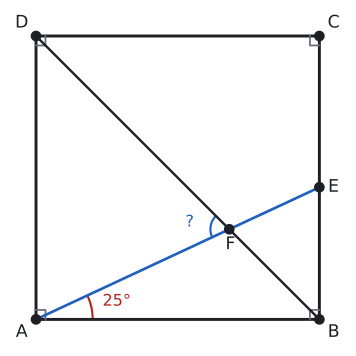

Generate this figure with Python:
import sys; sys.path.insert(0, "tools")
from cizim import *

P = lambda x, y: np.array([float(x), float(y)])
uz = lambda U, V: round(float(np.linalg.norm(U - V)), 4)
def acisi(K, U, V):
    u, v = U - K, V - K
    return round(float(np.degrees(np.arccos(np.dot(u, v) / np.linalg.norm(u) / np.linalg.norm(v)))), 3)
def birim(U, V):
    t = (V - U) / np.linalg.norm(V - U); return t, np.array([-t[1], t[0]])
def ayak(Q, U, V):
    t, _ = birim(U, V); return U + np.dot(Q - U, t) * t
def yansit(Q, U, V):
    return 2 * ayak(Q, U, V) - Q
def kesisim(U1, V1, U2, V2):
    M = np.array([V1 - U1, U2 - V2]).T; s = np.linalg.solve(M, U2 - U1); return U1 + s[0] * (V1 - U1)
def cetik(U, V, n=1, renk=SOLUK, f=0.5):
    M = U + f * (V - U); t, m = birim(U, V)
    for i in range(n):
        c = M + (i - (n - 1) / 2) * 0.2 * S * t
        ax.plot(*zip(c - 0.22 * S * m, c + 0.22 * S * m), color=renk, lw=1.5)
def olcu(U, V, metin, d=0.5, renk=YAZI, fs=13, f=0.5):
    """[UV] üzerinde f oranındaki noktaya, U->V yönünün soluna d*S uzağa yazı (d < 0: sağına)."""
    M = U + f * (V - U); _, m = birim(U, V)
    ax.text(*(M + d * S * m), metin, ha="center", va="center", color=renk, fontsize=fs)
def dik_isareti(K, U, V, r=0.4):
    a_ = (U - K) / np.linalg.norm(U - K) * r * S; b_ = (V - K) / np.linalg.norm(V - K) * r * S
    ax.plot(*zip(K + a_, K + a_ + b_, K + b_), color=SOLUK, lw=1.3)
def harf(Q, metin, dx, dy, renk=YAZI, fs=13):
    ax.text(Q[0] + dx * S, Q[1] + dy * S, metin, ha="center", va="center", color=renk, fontsize=fs)
def cizgi(U, V, renk=YAZI, lw=2.2, ls="-"):
    ax.plot(*zip(U, V), color=renk, lw=lw, ls=ls)
def boya(noktalar, renk):
    ax.add_patch(patches.Polygon(noktalar, closed=True, facecolor=renk, edgecolor="none"))
def yay(K, U, V, r=0.8, renk=MAVI, n=1):
    for i in range(n): aci(ax, K, U, V, r=(r + 0.18 * i) * S, renk=renk)
def yay_yazi(K, U, V, metin, d=1.4, renk=MAVI, fs=12):
    """K köşesindeki U-K-V açısının ortasından d*S uzağa yazı."""
    u = (U - K) / np.linalg.norm(U - K); v = (V - K) / np.linalg.norm(V - K); o = (u + v) / np.linalg.norm(u + v)
    ax.text(*(K + d * S * o), metin, ha="center", va="center", color=renk, fontsize=fs)
def basla(xmin, xmax, ymin, ymax, en=5.5):
    global fig, ax
    fig, ax = sekil(en, en * (ymax - ymin) / (xmax - xmin))
    ax.set_aspect("equal"); ax.axis("off"); ax.set_xlim(xmin, xmax); ax.set_ylim(ymin, ymax)
def dortgen(A, B, C, D, dolgu=None):
    if dolgu: boya([A, B, C, D], dolgu)
    ax.plot(*zip(A, B, C, D, A), color=YAZI)
    for Q in (A, B, C, D): nokta(ax, *Q, "")
def koseler(A, B, C, D, d=0.55):
    O = (A + B + C + D) / 4
    for Q, ad in ((A, "A"), (B, "B"), (C, "C"), (D, "D")):
        y = (Q - O) / np.linalg.norm(Q - O); harf(Q, ad, d * np.sign(y[0]) * 1.1, d * np.sign(y[1]))
def dikdortgen(a, b):
    """A orijinde, [AB] yatay: A, B, C, D."""
    return P(0, 0), P(a, 0), P(a, b), P(0, b)
def dik_koseler(A, B, C, D, r=0.4):
    dik_isareti(A, B, D, r); dik_isareti(B, C, A, r); dik_isareti(C, D, B, r); dik_isareti(D, A, C, r)
def cerceve(noktalar, kenar=1.2):
    xs = [q[0] for q in noktalar]; ys = [q[1] for q in noktalar]
    return min(xs) - kenar * S, max(xs) + kenar * S, min(ys) - kenar * S, max(ys) + kenar * S

# Soru 5: E ∈ [BC], m(BAE) = 25°, [AE] ∩ [BD] = F -> m(AFD) = 70°.
A, B, C, D = dikdortgen(10, 10)
S = 10 / 12
E = P(10, 10 * np.tan(np.radians(25))); F = kesisim(A, E, B, D)
print("BAE", acisi(A, B, E), "AFD", acisi(F, A, D), "AFB", acisi(F, A, B))
basla(*cerceve([A, B, C, D], 1.2), en=4.6)
dortgen(A, B, C, D); koseler(A, B, C, D); dik_koseler(A, B, C, D, 0.4)
cizgi(B, D, YAZI, 1.8); cizgi(A, E, MAVI, 2.0)
nokta(ax, *E, ""); harf(E, "E", 0.6, 0)
nokta(ax, *F, ""); harf(F, "F", 0.05, -0.65)
yay(A, B, E, 2.4, KIRMIZI); yay_yazi(A, B, E, "25°", 3.5, KIRMIZI)
yay(F, A, D, 0.8, MAVI); yay_yazi(F, A, D, "?", 1.7, MAVI)
kaydet(fig, __file__)
